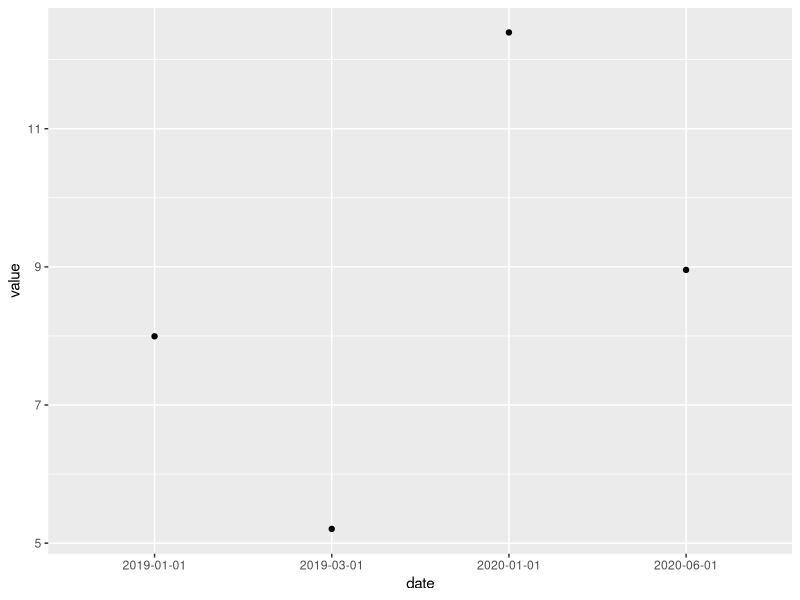
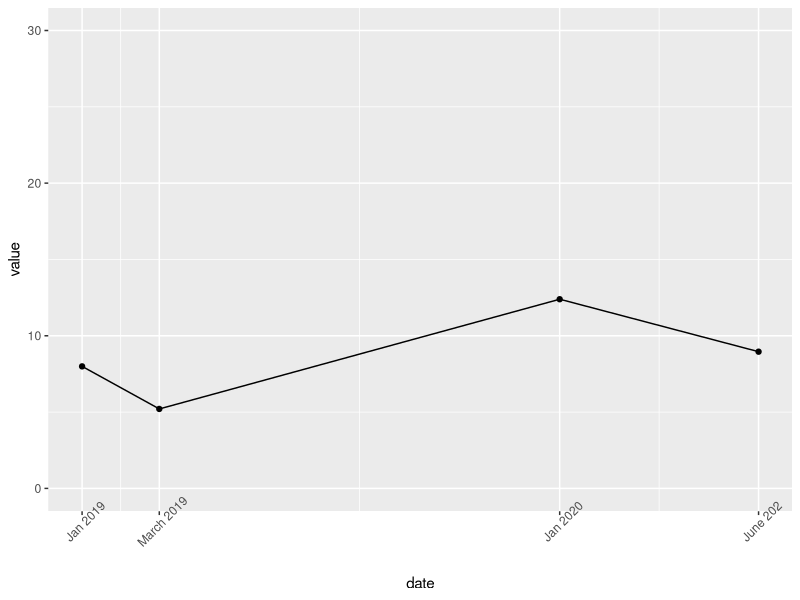

Here is the R script that generated these plots, in order:
## ---- chunk 1
options(htmltools.dir.version = FALSE)
library(tidyverse)
## ---- chunk 2

df1 <- tibble(age=c(25,29,22),name=c("Justin","Ian","Rosaline"))
df2 <- tibble(age=c(55,30,12),name=c("Hillary","Anna","Luis"))
(df <- bind_rows(df1,df2))
## ---- chunk 3

df1 <- tibble(age=c(25,29,22),name=c("Justin","Ian","Rosaline"))
df2 <- tibble(income=c(55,30,12),name=c("Justin","Ian","Rosaline"))
(df <- bind_cols(df1,df2 %>% select(-name)))
## ---- chunk 4

(df <- bind_rows(df1,df2 %>% select(-name)))
## ---- chunk 5
left_join(df1,df2)
#left_join(df1,df2,c("name"))
#left_join(df1,df2,c("name"="name"))
## ---- chunk 6
df1 <- tibble(age=c(25,29,22,23),name=c("Justin","Ian","Rosaline","Jack"))
df2 <- tibble(income=c(55,30,12),name=c("Justin","Ian","Rosaline"))
inner_join(df1,df2)
left_join(df1,df2)
## ---- chunk 7
left_join(df2,df1)
## ---- chunk 8
df1 <- tibble(age=c(25,29,22),name=c("Justin","Ian","Rosaline"))
df2 <- tibble(income=c(55,30,12,33),name=c("Justin","Ian","Rosaline","Justin"))
left_join(df1,df2)
## ---- chunk 9
df1 <- tibble(age=c(25,29,22),name=c("Justin","Ian","Rosaline"),last=c("Savoie","Smith","Azevedo"))
df2 <- tibble(income=c(55,30,12,33),name=c("Justin","Ian","Rosaline","Justin"),last=c("Savoie","Smith","Azevedo","Gajevic"))
left_join(df1,df2)
## ---- chunk 10
my_string <- c("Justin Savoie (2019)","Daniel Ortega (2019)", "Natalia Burina (2019)")
str_replace(my_string,"\\(2019\\)","") %>% trimws()
my_string <- c("POL2517-U","POL2517-V","POL2699-S")
str_sub(my_string,4,-1)
str_sub(my_string,4,7)
my_string <- c("Justin Savoie (2019)","Daniel Ortega (2017)", "Natalia Burina (2018)")
str_extract(my_string,"(?<=\\().+?(?=\\))")
str_replace_all(my_string,"\\((?<=\\().+?(?=\\))\\)","") %>% trimws()
# https://stackoverflow.com/questions/8613237/extract-info-inside-all-parenthesis-in-r
## ---- chunk 11
my_string <- c("justin savoie","micheal Gillet","daniela Smith-jones")
str_to_title(my_string)
str_length(my_string)
str_count(my_string,"j")
## ---- chunk 12
library(lubridate)
today()
now()+60
today()+1
## ---- chunk 13
adate <- "2022-06-01"
ymd(adate)
lubridate::dmy("26-06-19")
adatetime <- "2001-10-10 02:30:30"
ymd_hms(adatetime)

as.numeric(ymd_hms(adatetime))

## ---- chunk 14
to_plot <- tibble(date=c("2019-01-01","2019-03-01","2020-01-01","2020-06-01"),value=rnorm(4,10,3))
ggplot(to_plot,aes(x=date,y=value)) + geom_point()
## ---- chunk 15
to_plot <- to_plot %>% mutate(date=ymd(date))
ggplot(to_plot,aes(x=date,y=value)) + geom_point() + geom_line() +
  scale_x_date(breaks = as_date(c("2019-01-01","2019-03-01","2020-01-01","2020-06-01")),
               labels=c("Jan 2019","March 2019","Jan 2020","June 202")) +
  theme(axis.text.x = element_text(angle=45)) + scale_y_continuous(limits=c(0,30))
